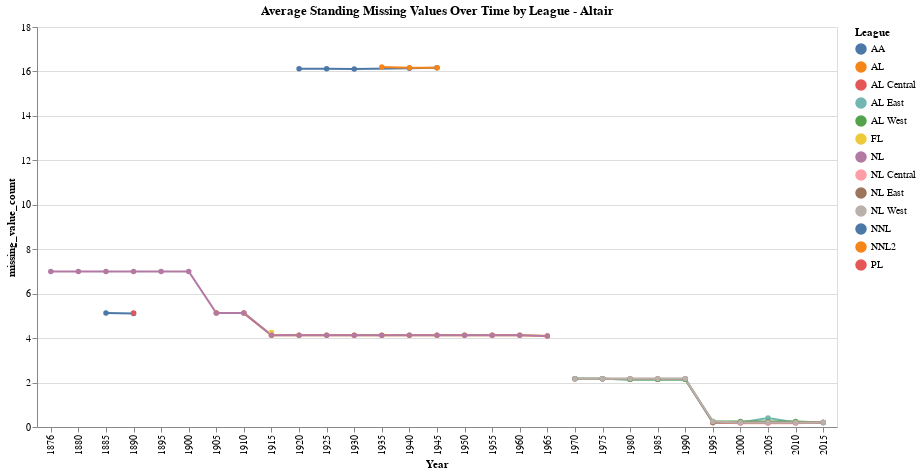

Notebook code for this chart:
### Code cell
standing_grouped_by_league_year_df = standing_df.groupby(['League', 'Year'])['missing_value_count'].mean().reset_index()

selection = alt.selection_multi(fields=['League'], bind='legend')

chart = alt.Chart(standing_grouped_by_league_year_df).mark_line(point=True).encode(
    x='Year:O',
    y='missing_value_count:Q',
    color='League:N',
    tooltip=['League', 'Year', 'missing_value_count'],
    opacity=alt.condition(selection, alt.value(1), alt.value(0.2))
).properties(
    title='Average Standing Missing Values Over Time by League - Altair',
    width=800,
    height=400
).add_selection(
    selection
).interactive()

chart

### Figure 1 — Vega-Lite specification as saved in the notebook (floating-point values rounded to 4 significant figures)
{"config": {"view": {"continuousWidth": 300, "continuousHeight": 300}}, "data": {"name": "data-ab2a2d6e157a74ca1cbe244acf1380a4"}, "mark": {"type": "line", "point": true}, "encoding": {"color": {"field": "League", "type": "nominal"}, "opacity": {"condition": {"param": "param_75", "value": 1}, "value": 0.2}, "tooltip": [{"field": "League", "type": "nominal"}, {"field": "Year", "type": "quantitative"}, {"field": "missing_value_count", "type": "quantitative"}], "x": {"field": "Year", "type": "ordinal"}, "y": {"field": "missing_value_count", "type": "quantitative"}}, "height": 400, "params": [{"name": "param_75", "select": {"type": "point", "fields": ["League"]}, "bind": "legend"}, {"name": "param_76", "select": {"type": "interval", "encodings": ["x", "y"]}, "bind": "scales"}], "title": "Average Standing Missing Values Over Time by League - Altair", "width": 800, "$schema": "https://vega.github.io/schema/vega-lite/v5.8.0.json", "datasets": {"data-ab2a2d6e157a74ca1cbe244acf1380a4": [{"League": "AA", "Year": 1885, "missing_value_count": 5.125}, {"League": "AA", "Year": 1890, "missing_value_count": 5.111}, {"League": "AL", "Year": 1905, "missing_value_count": 5.125}, {"League": "AL", "Year": 1910, "missing_value_count": 5.125}, {"League": "AL", "Year": 1915, "missing_value_count": 4.125}, {"League": "AL", "Year": 1920, "missing_value_count": 4.125}, {"League": "AL", "Year": 1925, "missing_value_count": 4.125}, {"League": "AL", "Year": 1930, "missing_value_count": 4.125}, {"League": "AL", "Year": 1935, "missing_value_count": 4.125}, {"League": "AL", "Year": 1940, "missing_value_count": 4.125}, {"League": "AL", "Year": 1945, "missing_value_count": 4.125}, {"League": "AL", "Year": 1950, "missing_value_count": 4.125}, {"League": "AL", "Year": 1955, "missing_value_count": 4.125}, {"League": "AL", "Year": 1960, "missing_value_count": 4.125}, {"League": "AL", "Year": 1965, "missing_value_count": 4.1}, {"League": "AL Central", "Year": 1995, "missing_value_count": 0.2}, {"League": "AL Central", "Year": 2000, "missing_value_count": 0.2}, {"League": "AL Central", "Year": 2005, "missing_value_count": 0.2}, {"League": "AL Central", "Year": 2010, "missing_value_count": 0.2}, {"League": "AL Central", "Year": 2015, "missing_value_count": 0.2}, {"League": "AL East", "Year": 1970, "missing_value_count": 2.167}, {"League": "AL East", "Year": 1975, "missing_value_count": 2.167}, {"League": "AL East", "Year": 1980, "missing_value_count": 2.143}, {"League": "AL East", "Year": 1985, "missing_value_count": 2.143}, {"League": "AL East", "Year": 1990, "missing_value_count": 2.143}, {"League": "AL East", "Year": 1995, "missing_value_count": 0.2}, {"League": "AL East", "Year": 2000, "missing_value_count": 0.2}, {"League": "AL East", "Year": 2005, "missing_value_count": 0.4}, {"League": "AL East", "Year": 2010, "missing_value_count": 0.2}, {"League": "AL East", "Year": 2015, "missing_value_count": 0.2}, {"League": "AL West", "Year": 1970, "missing_value_count": 2.167}, {"League": "AL West", "Year": 1975, "missing_value_count": 2.167}, {"League": "AL West", "Year": 1980, "missing_value_count": 2.143}, {"League": "AL West", "Year": 1985, "missing_value_count": 2.143}, {"League": "AL West", "Year": 1990, "missing_value_count": 2.143}, {"League": "AL West", "Year": 1995, "missing_value_count": 0.25}, {"League": "AL West", "Year": 2000, "missing_value_count": 0.25}, {"League": "AL West", "Year": 2005, "missing_value_count": 0.25}, {"League": "AL West", "Year": 2010, "missing_value_count": 0.25}, {"League": "AL West", "Year": 2015, "missing_value_count": 0.2}, {"League": "FL", "Year": 1915, "missing_value_count": 4.25}, {"League": "NL", "Year": 1876, "missing_value_count": 7.0}, {"League": "NL", "Year": 1880, "missing_value_count": 7.0}, {"League": "NL", "Year": 1885, "missing_value_count": 7.0}, {"League": "NL", "Year": 1890, "missing_value_count": 7.0}, {"League": "NL", "Year": 1895, "missing_value_count": 7.0}, {"League": "NL", "Year": 1900, "missing_value_count": 7.0}, {"League": "NL", "Year": 1905, "missing_value_count": 5.125}, {"League": "NL", "Year": 1910, "missing_value_count": 5.125}, {"League": "NL", "Year": 1915, "missing_value_count": 4.125}, {"League": "NL", "Year": 1920, "missing_value_count": 4.125}, {"League": "NL", "Year": 1925, "missing_value_count": 4.125}, {"League": "NL", "Year": 1930, "missing_value_count": 4.125}, {"League": "NL", "Year": 1935, "missing_value_count": 4.125}, {"League": "NL", "Year": 1940, "missing_value_count": 4.125}, {"League": "NL", "Year": 1945, "missing_value_count": 4.125}, {"League": "NL", "Year": 1950, "missing_value_count": 4.125}, {"League": "NL", "Year": 1955, "missing_value_count": 4.125}, {"League": "NL", "Year": 1960, "missing_value_count": 4.125}, {"League": "NL", "Year": 1965, "missing_value_count": 4.1}, {"League": "NL Central", "Year": 1995, "missing_value_count": 0.2}, {"League": "NL Central", "Year": 2000, "missing_value_count": 0.1667}, {"League": "NL Central", "Year": 2005, "missing_value_count": 0.1667}, {"League": "NL Central", "Year": 2010, "missing_value_count": 0.1667}, {"League": "NL Central", "Year": 2015, "missing_value_count": 0.2}, {"League": "NL East", "Year": 1970, "missing_value_count": 2.167}, {"League": "NL East", "Year": 1975, "missing_value_count": 2.167}, {"League": "NL East", "Year": 1980, "missing_value_count": 2.167}, {"League": "NL East", "Year": 1985, "missing_value_count": 2.167}, {"League": "NL East", "Year": 1990, "missing_value_count": 2.167}, {"League": "NL East", "Year": 1995, "missing_value_count": 0.2}, {"League": "NL East", "Year": 2000, "missing_value_count": 0.2}, {"League": "NL East", "Year": 2005, "missing_value_count": 0.2}, {"League": "NL East", "Year": 2010, "missing_value_count": 0.2}, {"League": "NL East", "Year": 2015, "missing_value_count": 0.2}, {"League": "NL West", "Year": 1970, "missing_value_count": 2.167}, {"League": "NL West", "Year": 1975, "missing_value_count": 2.167}, {"League": "NL West", "Year": 1980, "missing_value_count": 2.167}, {"League": "NL West", "Year": 1985, "missing_value_count": 2.167}, {"League": "NL West", "Year": 1990, "missing_value_count": 2.167}, {"League": "NL West", "Year": 1995, "missing_value_count": 0.25}, {"League": "NL West", "Year": 2000, "missing_value_count": 0.2}, {"League": "NL West", "Year": 2005, "missing_value_count": 0.2}, {"League": "NL West", "Year": 2010, "missing_value_count": 0.2}, {"League": "NL West", "Year": 2015, "missing_value_count": 0.2}, {"League": "NNL", "Year": 1920, "missing_value_count": 16.12}, {"League": "NNL", "Year": 1925, "missing_value_count": 16.12}, {"League": "NNL", "Year": 1930, "missing_value_count": 16.11}, {"League": "NNL", "Year": 1940, "missing_value_count": 16.14}, {"League": "NNL", "Year": 1945, "missing_value_count": 16.17}, {"League": "NNL2", "Year": 1935, "missing_value_count": 16.2}, {"League": "NNL2", "Year": 1940, "missing_value_count": 16.17}, {"League": "NNL2", "Year": 1945, "missing_value_count": 16.17}, {"League": "PL", "Year": 1890, "missing_value_count": 5.125}]}}
